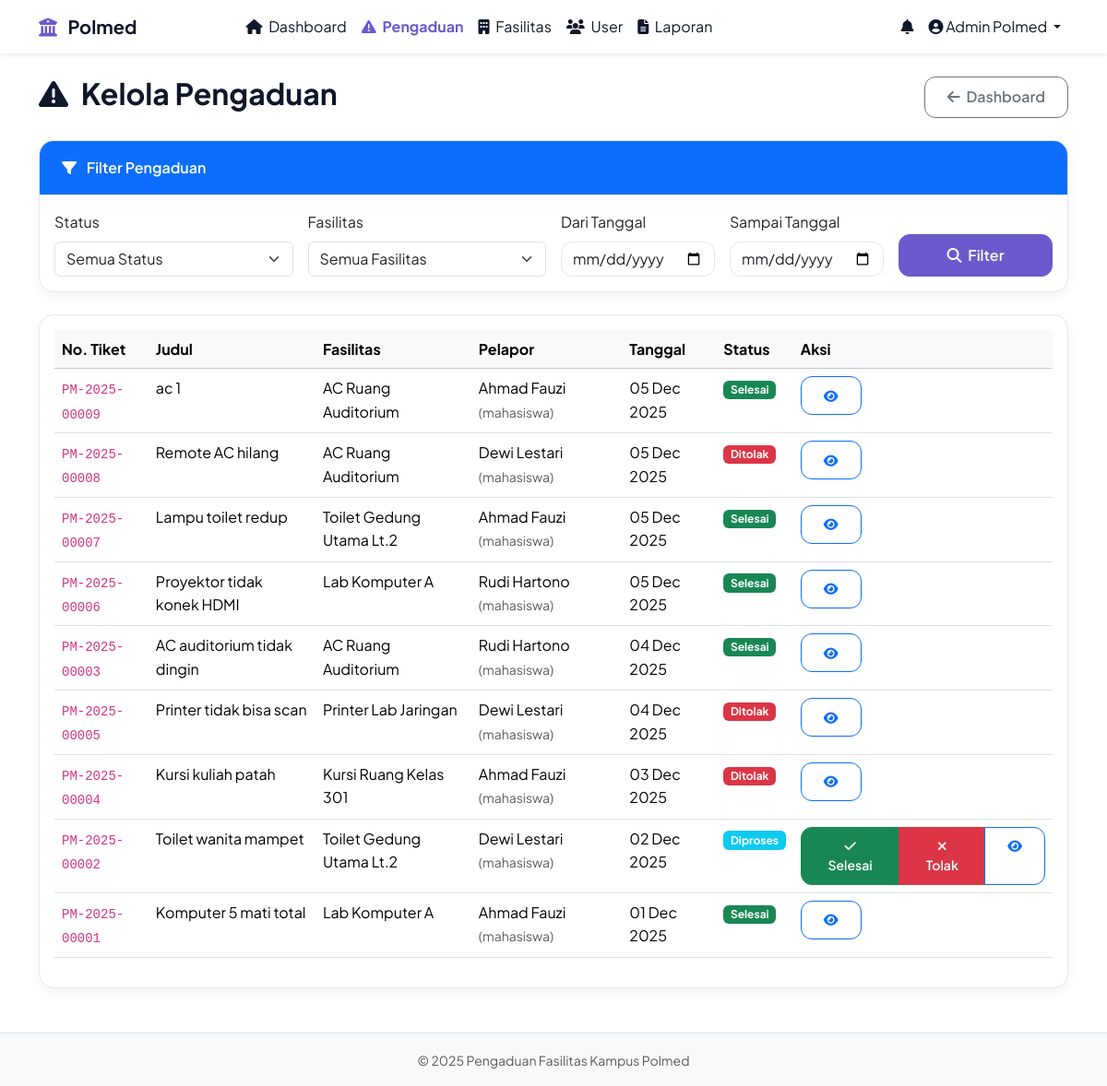
The app's page /dashboard/admin/pengaduan.php (signed in) with its own data.
### tables this page shows
CREATE TABLE `pengaduan` (
  `id` int(11) NOT NULL,
  `user_id` int(11) NOT NULL,
  `fasilitas_id` int(11) NOT NULL,
  `no_tiket` varchar(20) NOT NULL,
  `judul` varchar(150) NOT NULL,
  `deskripsi` text NOT NULL,
  `foto` varchar(255) DEFAULT NULL,
  `status` enum('menunggu','diproses','selesai','ditolak') NOT NULL DEFAULT 'menunggu',
  `created_at` timestamp NOT NULL DEFAULT current_timestamp(),
  `updated_at` timestamp NOT NULL DEFAULT current_timestamp() ON UPDATE current_timestamp()
);

CREATE TABLE `fasilitas` (
  `id` int(11) NOT NULL,
  `nama` varchar(100) NOT NULL,
  `lokasi` varchar(100) DEFAULT NULL,
  `deskripsi` text DEFAULT NULL
);

CREATE TABLE `users` (
  `id` int(11) NOT NULL,
  `nama` varchar(100) NOT NULL,
  `nim_nip` varchar(20) NOT NULL,
  `email` varchar(100) DEFAULT NULL,
  `password` varchar(255) NOT NULL,
  `role` enum('mahasiswa','petugas','admin') NOT NULL DEFAULT 'mahasiswa',
  `created_at` timestamp NOT NULL DEFAULT current_timestamp()
);

### dashboard/admin/pengaduan.php (the view, shortened to what this page needs)
<?php
require_once '../../includes/auth_check.php';
$status_filter = $_GET['status'] ?? 'semua';
$tgl_awal = $_GET['tgl_awal'] ?? '';
$tgl_akhir = $_GET['tgl_akhir'] ?? '';
$status_list = ['semua', 'menunggu', 'diproses', 'selesai', 'ditolak'];
$sql = "
    SELECT p.id, p.no_tiket, p.judul, p.status, p.created_at, p.updated_at,
           u.nama as pelapor, f.nama as fasilitas, u.role as role_pelapor
    FROM pengaduan p
    JOIN users u ON p.user_id = u.id
    JOIN fasilitas f ON p.fasilitas_id = f.id
    WHERE 1=1
";
$sql .= " ORDER BY p.created_at DESC";
$stmt = $koneksi->prepare($sql);
$stmt->execute();
$result = $stmt->get_result();
?>
<?php include '../../includes/header.php'; ?>
<div class="d-flex justify-content-between align-items-center mb-4">
    <h2><i class="fas fa-exclamation-triangle me-2"></i> Kelola Pengaduan</h2>
    <a href="index.php" class="btn btn-outline-secondary">
        <i class="fas fa-arrow-left me-1"></i> Dashboard
    </a>
</div>
<div class="card mb-4">
    <div class="card-header bg-primary text-white">
        <i class="fas fa-filter me-2"></i> Filter Pengaduan
    </div>
    <div class="card-body">
        <form method="GET" class="row g-3">
            <div class="col-md-3">
                <label class="form-label">Status</label>
                <select class="form-select" name="status">
                    <?php foreach ($status_list as $s): ?>
                        <option value="<?= $s ?>" <?= $s === $status_filter ? 'selected' : '' ?>>
                            <?= $s == 'semua' ? 'Semua Status' : ucfirst($s) ?>
                        </option>
                    <?php endforeach; ?>
                </select>
            </div>
            <div class="col-md-3">
                <label class="form-label">Fasilitas</label>
                <select class="form-select" name="fasilitas">
                    <option value="">Semua Fasilitas</option>
                </select>
            </div>
            <div class="col-md-2">
                <label class="form-label">Dari Tanggal</label>
                <input type="date" class="form-control" name="tgl_awal" value="<?= htmlspecialchars($tgl_awal) ?>">
            </div>
            <div class="col-md-2">
                <label class="form-label">Sampai Tanggal</label>
                <input type="date" class="form-control" name="tgl_akhir" value="<?= htmlspecialchars($tgl_akhir) ?>">
            </div>
            <div class="col-md-2 d-flex align-items-end">
                <button type="submit" class="btn btn-primary w-100">
                    <i class="fas fa-search me-1"></i> Filter
                </button>
            </div>
        </form>
    </div>
</div>
<?php if ($result->num_rows > 0): ?>
    <div class="card">
        <div class="card-body">
            <div class="table-responsive">
                <table class="table table-hover">
                    <thead class="table-light">
                        <tr>
                            <th>No. Tiket</th>
                            <th>Judul</th>
                            <th>Fasilitas</th>
                            <th>Pelapor</th>
                            <th>Tanggal</th>
                            <th>Status</th>
                            <th>Aksi</th>
                        </tr>
                    </thead>
                    <tbody>
                        <?php while ($row = $result->fetch_assoc()): ?>
                            <tr>
                                <td><code><?= htmlspecialchars($row['no_tiket']) ?></code></td>
                                <td><?= htmlspecialchars($row['judul']) ?></td>
                                <td><?= htmlspecialchars($row['fasilitas']) ?></td>
                                <td>
                                    <?= htmlspecialchars($row['pelapor']) ?>
                                    <small class="text-muted">(<?= $row['role_pelapor'] ?>)</small>
                                </td>
                                <td><?= date('d M Y', strtotime($row['created_at'])) ?></td>
                                <td>
                                    <span class="badge bg-<?=
                                        $row['status'] == 'selesai' ? 'success' :
                                        ($row['status'] == 'diproses' ? 'info' :
                                        ($row['status'] == 'ditolak' ? 'danger' : 'warning'))
                                    ?>">
                                        <?= ucfirst($row['status']) ?>
                                    </span>
                                </td>
                                <td>
                                    <div class="btn-group" role="group">
                                        <?php if ($row['status'] === 'menunggu'): ?>
                                            <button type="button"
                                                    class="btn btn-sm btn-info"
                                                    data-bs-toggle="modal"
                                                    data-bs-target="#ubahStatusModal<?= $row['id'] ?>">
                                                <i class="fas fa-tools"></i> Proses
                                            </button>
                                        <?php elseif ($row['status'] === 'diproses'): ?>
                                            <button type="button"
                                                    class="btn btn-sm btn-success"
                                                    data-bs-toggle="modal"
                                                    data-bs-target="#ubahStatusModal<?= $row['id'] ?>">
                                                <i class="fas fa-check"></i> Selesai
                                            </button>
                                            <button type="button"
                                                    class="btn btn-sm btn-danger"
                                                    data-bs-toggle="modal"
                                                    data-bs-target="#tolakModal<?= $row['id'] ?>">
                                                <i class="fas fa-times"></i> Tolak
                                            </button>
                                        <?php endif; ?>
                                        <a href="#"
                                           class="btn btn-sm btn-outline-primary"
                                           data-bs-toggle="modal"
                                           data-bs-target="#detailModal<?= $row['id'] ?>">
                                            <i class="fas fa-eye"></i>
                                        </a>
                                    </div>
                                </td>
                            </tr>
                        <?php endwhile; ?>
                    </tbody>
                </table>
            </div>
        </div>
    </div>
<?php endif; ?>
<?php include '../../includes/footer.php'; ?>

### assets/css/style.css (style rules this page uses)
:root { --primary: #6a5acd; --primary-light: #8a7fd4; --primary-dark: #4a3a9c; --success: #10b981; --warning: #f59e0b; --danger: #ef4444; --white: #ffffff; --gray-100: #f8fafc; --gray-200: #e2e8f0; --gray-700: #334155; --shadow: 0 4px 12px rgba(0, 0, 0, 0.05); --border-radius: 16px; }
body { font-family: 'Plus Jakarta Sans', -apple-system, BlinkMacSystemFont, 'Segoe UI', Roboto, sans-serif; background-color: var(--white); color: var(--gray-700); line-height: 1.6; }
h1, h2, h3, h4, h5, h6 { font-weight: 700; color: #0f172a; }
.card { border: 1px solid var(--gray-200); border-radius: var(--border-radius); box-shadow: var(--shadow); transition: transform 0.3s ease; overflow: hidden; }
.card-header { background-color: var(--white); border-bottom: 1px solid var(--gray-200); font-weight: 600; padding: 1rem 1.5rem; }
.btn { font-weight: 600; border-radius: 12px; padding: 0.6rem 1.5rem; }
.btn-primary { background-color: var(--primary); border-color: var(--primary); }
.form-control { border-radius: 12px; border: 1px solid var(--gray-200); }

### includes/header.php (style rules this page uses)
body { font-family: 'Plus Jakarta Sans', -apple-system, BlinkMacSystemFont, sans-serif; }

### records on screen
pengaduan: no_tiket "PM-2025-00009", judul "ac 1", fasilitas.nama "AC Ruang Auditorium", user.nama "Ahmad Fauzi", user.role "mahasiswa", created_at "05 Dec 2025", status "Selesai"
pengaduan: no_tiket "PM-2025-00008", judul "Remote AC hilang", fasilitas.nama "AC Ruang Auditorium", user.nama "Dewi Lestari", user.role "mahasiswa", created_at "05 Dec 2025", status "Ditolak"
pengaduan: no_tiket "PM-2025-00007", judul "Lampu toilet redup", fasilitas.nama "Toilet Gedung Utama Lt.2", user.nama "Ahmad Fauzi", user.role "mahasiswa", created_at "05 Dec 2025", status "Selesai"
pengaduan: no_tiket "PM-2025-00006", judul "Proyektor tidak konek HDMI", fasilitas.nama "Lab Komputer A", user.nama "Rudi Hartono", user.role "mahasiswa", created_at "05 Dec 2025", status "Selesai"
pengaduan: no_tiket "PM-2025-00003", judul "AC auditorium tidak dingin", fasilitas.nama "AC Ruang Auditorium", user.nama "Rudi Hartono", user.role "mahasiswa", created_at "04 Dec 2025", status "Selesai"
pengaduan: no_tiket "PM-2025-00005", judul "Printer tidak bisa scan", fasilitas.nama "Printer Lab Jaringan", user.nama "Dewi Lestari", user.role "mahasiswa", created_at "04 Dec 2025", status "Ditolak"
pengaduan: no_tiket "PM-2025-00004", judul "Kursi kuliah patah", fasilitas.nama "Kursi Ruang Kelas 301", user.nama "Ahmad Fauzi", user.role "mahasiswa", created_at "03 Dec 2025", status "Ditolak"
pengaduan: no_tiket "PM-2025-00002", judul "Toilet wanita mampet", fasilitas.nama "Toilet Gedung Utama Lt.2", user.nama "Dewi Lestari", user.role "mahasiswa", created_at "02 Dec 2025", status "Diproses"
pengaduan: no_tiket "PM-2025-00001", judul "Komputer 5 mati total", fasilitas.nama "Lab Komputer A", user.nama "Ahmad Fauzi", user.role "mahasiswa", created_at "01 Dec 2025", status "Selesai"

### other values on screen
$_SESSION['nama'] "Admin Polmed"
